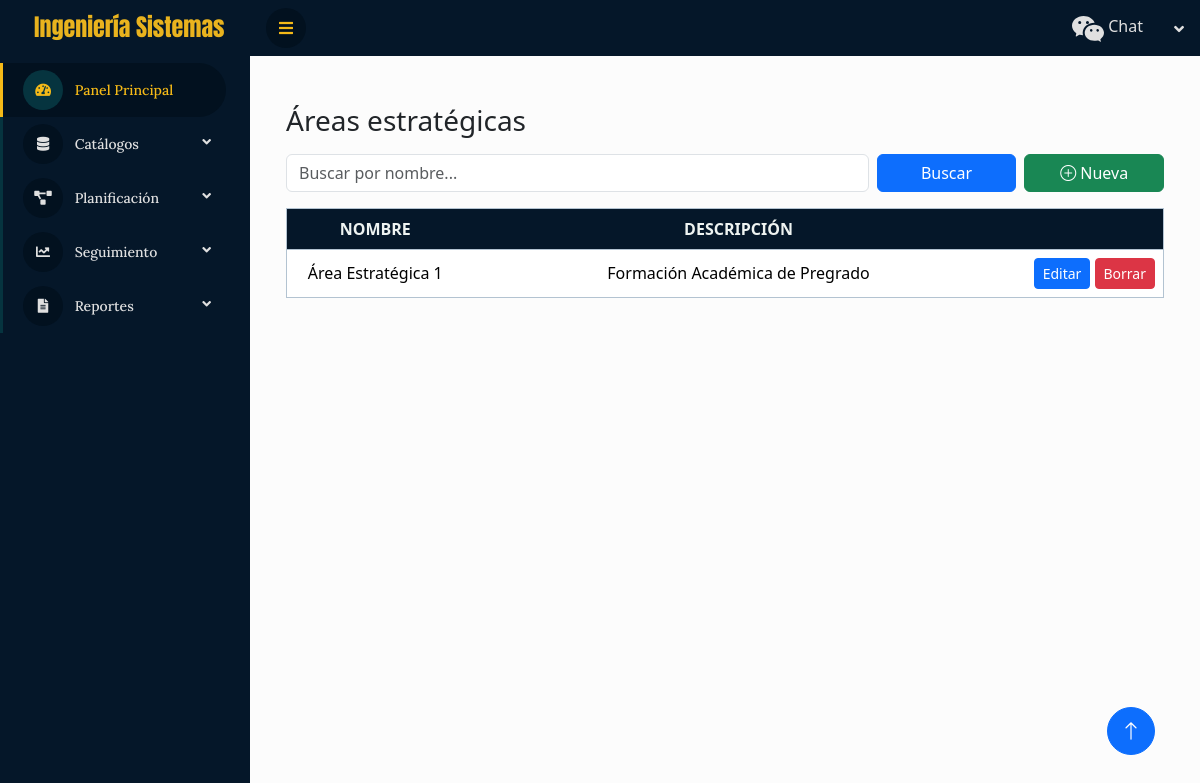
The app's page /areas-estrategicas/ with its own data.
### cis/models.py (models this page shows, shortened)
class TimeStampedModel(models.Model):
    creado = models.DateTimeField(auto_now_add=True)
    actualizado = models.DateTimeField(auto_now=True)
    class Meta:
        abstract = True

class AreaEstrategica(TimeStampedModel):
    nombre = models.CharField(max_length=150, unique=True)
    descripcion = models.TextField(blank=True)

### cis/views.py (the view)
# urls.py: path("areas-estrategicas/", views.AreaEstrategicaListView.as_view(), name="area_estrategica_list"),
class AreaEstrategicaListView(ListView):
    model = AreaEstrategica
    template_name = "planificacion/area_estrategica_list.html"
    context_object_name = "areas_estrategicas"
    paginate_by = 10
    ordering = ["nombre"]
    def get_queryset(self):
        qs = super().get_queryset()
        q = self.request.GET.get("q", "").strip()
        if q:
            qs = qs.filter(nombre__icontains=q)
        return qs
    def get_context_data(self, **kwargs):
        ctx = super().get_context_data(**kwargs)
        ctx["q"] = self.request.GET.get("q", "").strip()
        return ctx

### cis/templates/planificacion/area_estrategica_list.html (shortened to what this page needs)
 {% extends "base.html" %} {% load bootstrap_extras %} {% block content %}
<div class="container py-4">
  <div class="d-flex justify-content-between align-items-center mb-3">
    <h1 class="h3 mb-0">Áreas estratégicas</h1>
  </div>
  <form method="get" class="row g-2 mb-3">
    <div class="col-md-8">
      <input type="text" name="q" value="{{ q }}" class="form-control" placeholder="Buscar por nombre..." />
    </div>
    <div class="col-md-2 d-grid">
      <button class="btn btn-primary">Buscar</button>
    </div>
    <div class="col-md-2 d-grid">
      <a href="{% url 'area_estrategica_create' %}" class="btn btn-success">
        <i class="bi bi-plus-circle"></i>
        Nueva
      </a>
    </div>
  </form>
  <div class="table-responsive">
    <table class="table table-hover align-middle">
      <thead class="table-light">
        <tr>
          <th>Nombre</th>
          <th style="width: 550px">Descripción</th>
          <th style="width: 150px"></th>
        </tr>
      </thead>
      <tbody>
        {% for a in areas_estrategicas %}
        <tr>
          <td>{{ a.nombre }}</td>
          <td>{{ a.descripcion|default:"—" }}</td>
          <td class="text-end">
            <a href="{% url 'area_estrategica_update' a.pk %}" class="btn btn-sm btn-primary">Editar</a>
            <a href="{% url 'area_estrategica_delete' a.pk %}" class="btn btn-sm btn-danger">Borrar</a>
          </td>
        </tr>
        {% empty %}
        <tr><td colspan="3" class="text-center text-muted">No hay registros</td></tr>
        {% endfor %}
      </tbody>
    </table>
  </div>
</div>
{% endblock %}

### cis/static/css/style.css (style rules this page uses)
:root { --primary: #f5ba18; --secondary: #06343f; ; --light: #e0e0e0; --dark: #02111f; ; }
.btn { transition: 0.5s; }
.table { width: 100%; border: 1px solid #ccc; border-collapse: collapse; margin: 0; padding: 0; table-layout: fixed; }
.table tr { background-color: #e4e9eb; border: 1px solid #b3c3d1; }
.table th, .table td { font-size: 16px; padding: 8px; text-align: center; }
.table thead th { text-transform: uppercase; background-color: #051729; color: #eef3f1; }

### records on screen
AreaEstrategica: nombre "Área Estratégica 1", descripcion "Formación Académica de Pregrado"
